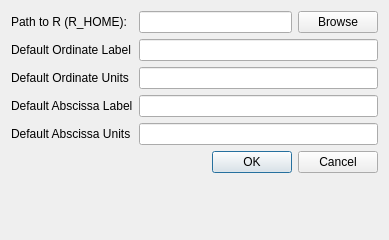
<?xml version="1.0" encoding="UTF-8"?>
<ui version="4.0">
 <class>SettingsDialog</class>
 <widget class="QDialog" name="SettingsDialog">
  <property name="geometry">
   <rect>
    <x>0</x>
    <y>0</y>
    <width>389</width>
    <height>240</height>
   </rect>
  </property>
  <property name="windowTitle">
   <string>Dialog</string>
  </property>
  <layout class="QFormLayout" name="formLayout">
   <item row="0" column="0">
    <widget class="QLabel" name="label">
     <property name="text">
      <string>Path to R (R_HOME): </string>
     </property>
    </widget>
   </item>
   <item row="5" column="1">
    <widget class="QDialogButtonBox" name="buttonBox">
     <property name="orientation">
      <enum>Qt::Horizontal</enum>
     </property>
     <property name="standardButtons">
      <set>QDialogButtonBox::Cancel|QDialogButtonBox::Ok</set>
     </property>
    </widget>
   </item>
   <item row="0" column="1">
    <layout class="QHBoxLayout" name="horizontalLayout">
     <item>
      <widget class="QLineEdit" name="rHomeLineEdit"/>
     </item>
     <item>
      <widget class="QPushButton" name="browsePushButton">
       <property name="text">
        <string>Browse</string>
       </property>
      </widget>
     </item>
    </layout>
   </item>
   <item row="1" column="1">
    <widget class="QLineEdit" name="ordLabelLineEdit"/>
   </item>
   <item row="2" column="1">
    <widget class="QLineEdit" name="ordUnitsLineEdit"/>
   </item>
   <item row="3" column="1">
    <widget class="QLineEdit" name="absLabelLineEdit"/>
   </item>
   <item row="1" column="0">
    <widget class="QLabel" name="label_2">
     <property name="text">
      <string>Default Ordinate Label</string>
     </property>
    </widget>
   </item>
   <item row="2" column="0">
    <widget class="QLabel" name="label_3">
     <property name="text">
      <string>Default Ordinate Units</string>
     </property>
    </widget>
   </item>
   <item row="3" column="0">
    <widget class="QLabel" name="label_4">
     <property name="text">
      <string>Default Abscissa Label</string>
     </property>
    </widget>
   </item>
   <item row="4" column="1">
    <widget class="QLineEdit" name="absUnitsLineEdit"/>
   </item>
   <item row="4" column="0">
    <widget class="QLabel" name="label_5">
     <property name="text">
      <string>Default Abscissa Units</string>
     </property>
    </widget>
   </item>
  </layout>
 </widget>
 <resources/>
 <connections>
  <connection>
   <sender>buttonBox</sender>
   <signal>accepted()</signal>
   <receiver>SettingsDialog</receiver>
   <slot>accept()</slot>
   <hints>
    <hint type="sourcelabel">
     <x>248</x>
     <y>254</y>
    </hint>
    <hint type="destinationlabel">
     <x>157</x>
     <y>274</y>
    </hint>
   </hints>
  </connection>
  <connection>
   <sender>buttonBox</sender>
   <signal>rejected()</signal>
   <receiver>SettingsDialog</receiver>
   <slot>reject()</slot>
   <hints>
    <hint type="sourcelabel">
     <x>316</x>
     <y>260</y>
    </hint>
    <hint type="destinationlabel">
     <x>286</x>
     <y>274</y>
    </hint>
   </hints>
  </connection>
 </connections>
</ui>
